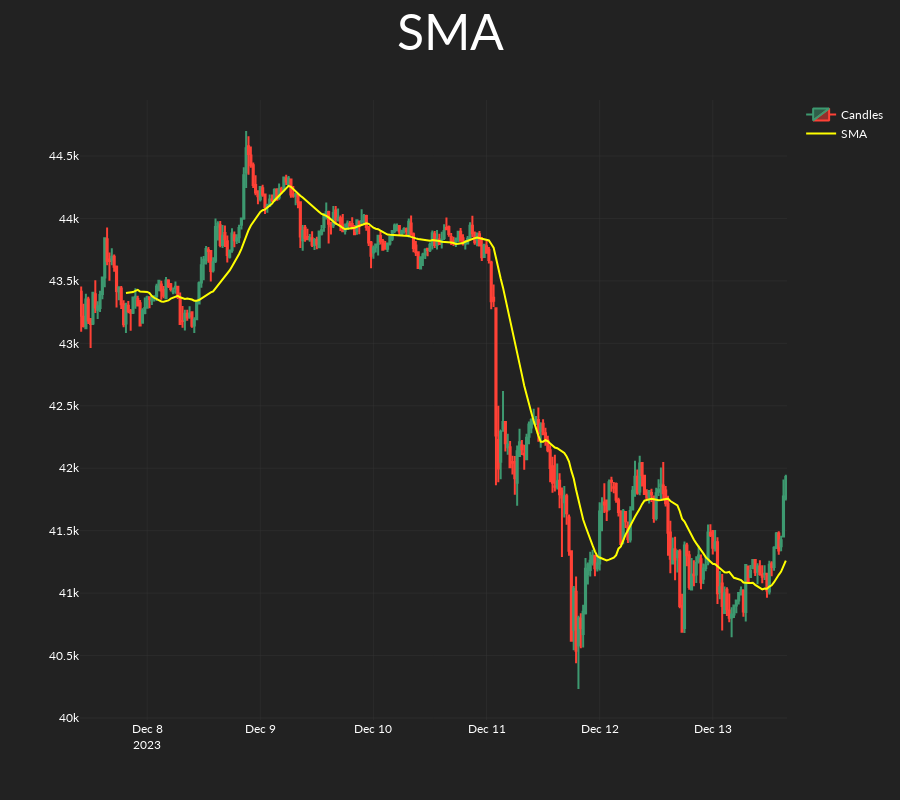

The code cell stored with this chart in its notebook:
### Code cell
plot_sma(candles=candles,indicator=sma)

### Figure 1 — Plotly figure (JSON) as saved in the notebook; plotly's stock layout.template omitted (floating-point values rounded to 4 significant figures; data arrays with more than 128 entries replaced by an {"elided": "..."} marker saying what was removed)
{"data": [{"close": {"elided": "300 float values"}, "high": {"elided": "300 float values"}, "low": {"elided": "300 float values"}, "name": "Candles", "open": {"elided": "300 float values"}, "type": "candlestick", "x": {"elided": "300 str values"}}, {"line": {"color": "yellow"}, "name": "SMA", "type": "scatter", "x": {"elided": "300 str values"}, "y": {"elided": "300 float values"}}], "layout": {"height": 800, "title": {"font": {"size": 50}, "text": "SMA", "x": 0.5, "xanchor": "center"}, "xaxis": {"rangeslider": {"visible": false}}}}
